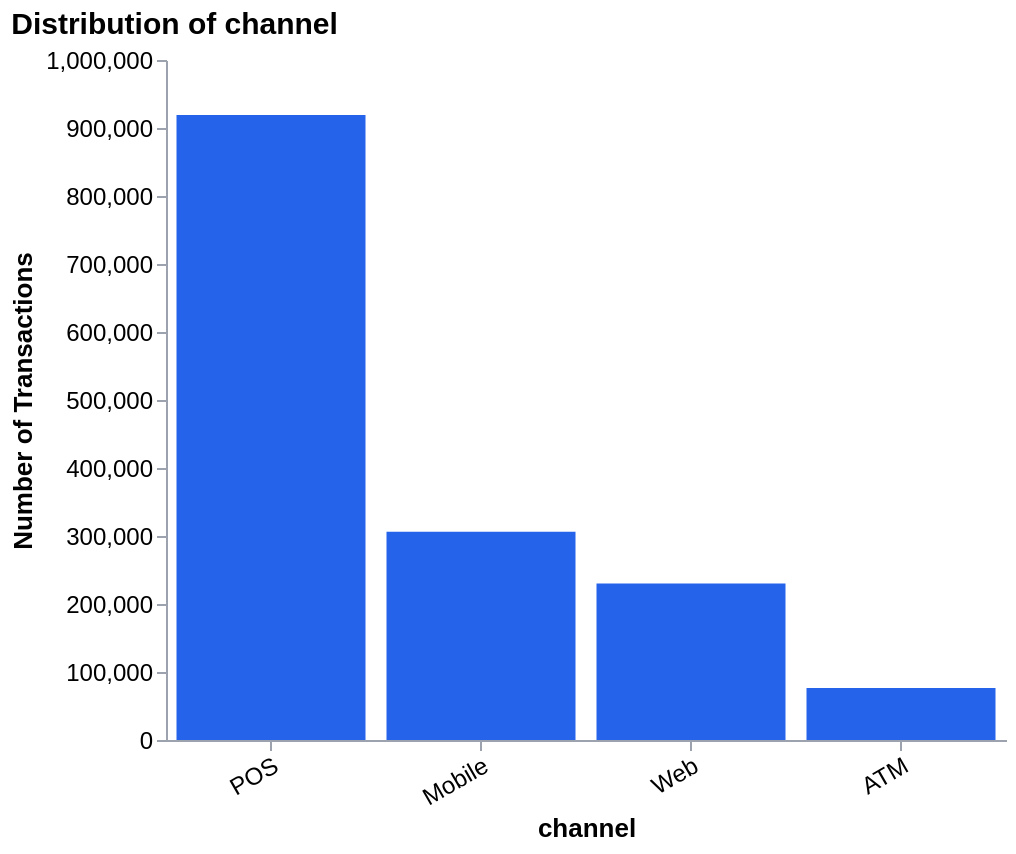

The notebook cell this image was saved under:
### Code cell
categorical_distribution('channel')

### Figure 1 — Vega-Lite specification as saved in the notebook (floating-point values rounded to 4 significant figures)
{"config": {"view": {"continuousWidth": 300, "continuousHeight": 300, "strokeWidth": 0}, "axis": {"domainColor": "#9ca3af", "labelColor": "#000", "labelFontSize": 12, "labelLimit": 160, "tickColor": "#9ca3af", "titleColor": "#000", "titleFontSize": 13}}, "data": {"name": "data-92fe8a3988890b29d75d83f691f3d2d9"}, "mark": {"type": "bar", "color": "#2563eb"}, "encoding": {"tooltip": [{"field": "channel", "type": "nominal"}, {"field": "Count", "format": ",", "title": "Transactions", "type": "quantitative"}, {"field": "Share", "format": ".1%", "type": "quantitative"}], "x": {"axis": {"grid": false, "labelAngle": -30}, "field": "channel", "sort": "-y", "title": "channel", "type": "nominal"}, "y": {"axis": {"grid": false}, "field": "Count", "title": "Number of Transactions", "type": "quantitative"}}, "height": 340, "title": {"text": "Distribution of channel", "anchor": "start", "fontSize": 15}, "width": 420, "$schema": "https://vega.github.io/schema/vega-lite/v5.20.1.json", "datasets": {"data-92fe8a3988890b29d75d83f691f3d2d9": [{"channel": "POS", "Count": 919062, "Share": 0.5999}, {"channel": "Mobile", "Count": 306132, "Share": 0.1998}, {"channel": "Web", "Count": 230168, "Share": 0.1502}, {"channel": "ATM", "Count": 76647, "Share": 0.05003}]}}
